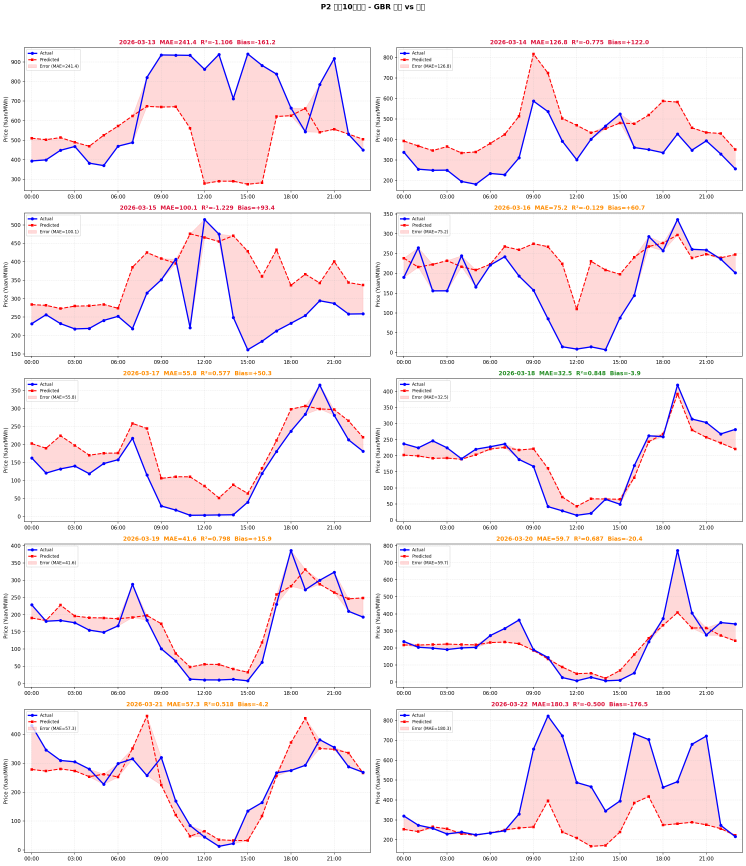
#> input picture power-data/backtest_last10d.png, 2984 x 3461 px (shown at 1/4 size)
$ python -i model_v2.py   (imports and definitions only)
#> lines starting #> are read from the running program, lines starting #| are printed output that depends on the picture
#!/usr/bin/env python3
# -*- coding: utf-8 -*-
"""
电价预测模型 V2.0 - 整合供需两端特征
"""

import sqlite3
import pandas as pd
import numpy as np
from datetime import datetime, timedelta
import matplotlib.pyplot as plt
import warnings
# [1 line not run here, left out]

from config import DB_PATH, OUTPUT_DIR

# [58 lines left out: function load_all_data, not called in this run]

def build_features(data):
    """构建综合特征"""
    print("\n=== 构建综合特征 ===")

    merged = data['price'].copy()
    merged = merged.merge(data['load'], on='trade_date', how='left')
    merged = merged.merge(data['gen_total'], on='trade_date', how='left')
    merged = merged.merge(data['gen_nonmarket'], on='trade_date', how='left')
    merged = merged.merge(data['renewable'], on='trade_date', how='left')
    merged = merged.merge(data['hydro'], on='trade_date', how='left')

    # 转换日期
    merged['date'] = pd.to_datetime(merged['trade_date'], format='%Y%m%d')

    # 时间特征
    merged['dayofweek'] = merged['date'].dt.dayofweek
    merged['day'] = merged['date'].dt.day
    merged['month'] = merged['date'].dt.month
    merged['is_weekend'] = merged['dayofweek'].isin([5, 6]).astype(int)

    # 计算火电出力 = 非市场化 - 新能源
    merged['thermal_output'] = merged['nonmarket_output'] - merged['total_renewable']
    merged['thermal_output'] = merged['thermal_output'].clip(lower=0)

    # 供需比
    merged['supply_demand_ratio'] = merged['total_output'] / merged['total_load']

    # 排序
    merged = merged.sort_values('date')

    # 滞后特征
    for lag in [1, 2, 3, 7]:
        merged[f'price_lag_{lag}'] = merged['price'].shift(lag)

    # 移动平均
    for w in [3, 7]:
        merged[f'price_ma_{w}'] = merged['price'].rolling(w, min_periods=1).mean()
        merged[f'price_std_{w}'] = merged['price'].rolling(w, min_periods=1).std()

    # 价格变化
    merged['price_change'] = merged['price'].diff()
    merged['price_change_pct'] = merged['price'].pct_change()

    # 去除缺失（保留至少7天数据）
    merged = merged.dropna()

    print(f"特征数据: {len(merged)} 条")
    print(f"日期范围: {merged['date'].min()} ~ {merged['date'].max()}")

    return merged

# [164 lines left out: functions train_and_evaluate, backtest, plot_backtest, main, not called in this run]

# [2 lines not run here, left out]

>>> import cv2
>>> picture = cv2.imread('../backtest_last10d.png', cv2.IMREAD_GRAYSCALE)
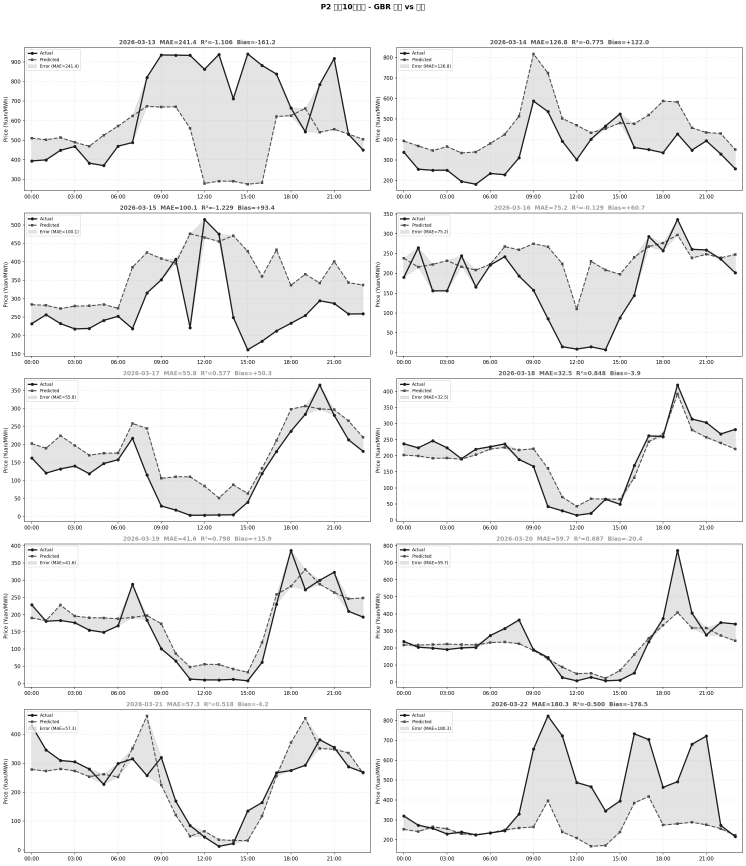
#> picture: shape (3461, 2984) (shown at 1/4 size); min 0, max 255, mean 243.5
#> (the run stopped early here; a loop or call above may not have finished)

$ run again, on power-data/p0_96period_feature_importance.png
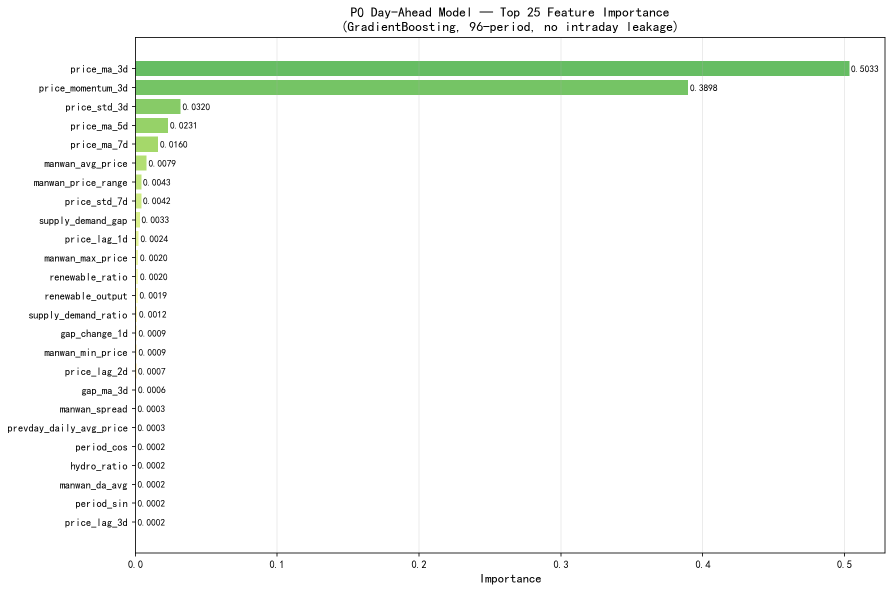
#> input picture power-data/p0_96period_feature_importance.png, 1785 x 1183 px (shown at 1/2 size)
#> `picture = cv2.imread('../backtest_last10d.png', cv2.IMREAD_GRAYSCALE)`:
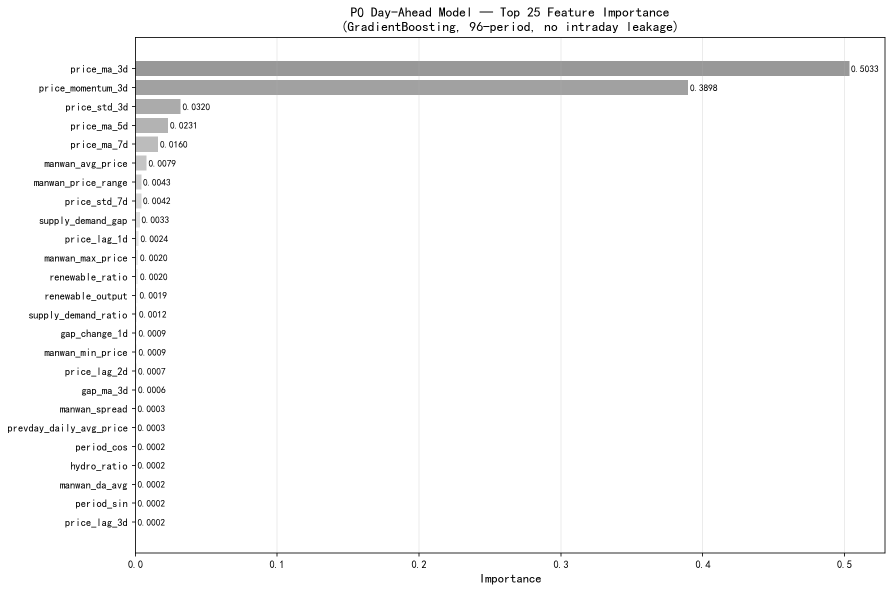
#> picture: shape (1183, 1785) (shown at 1/2 size); min 0, max 255, mean 247

$ run again, on power-data/p0_96period_march_7day.png
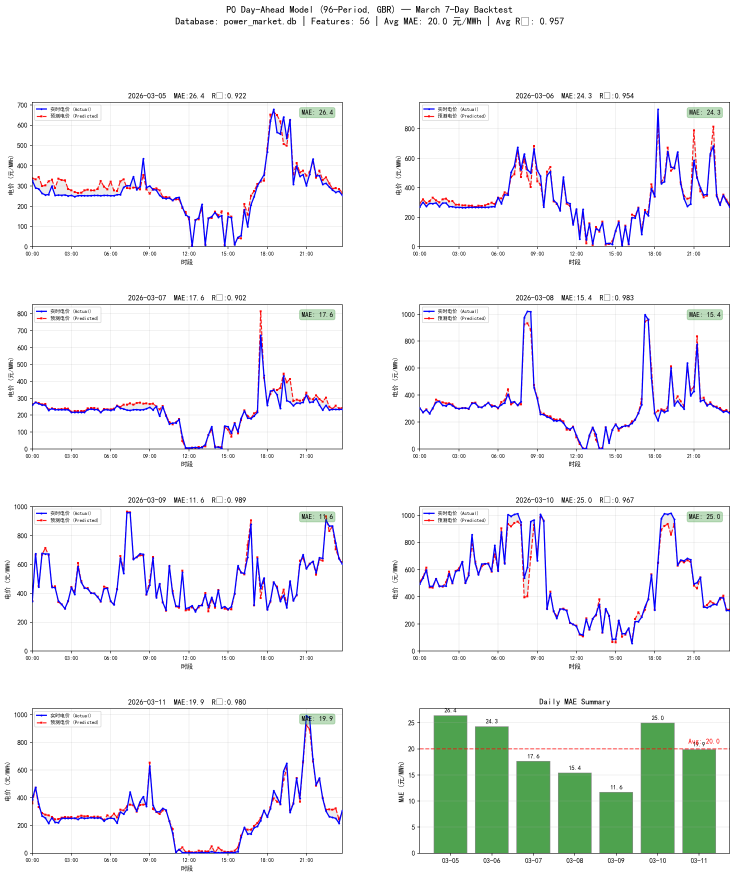
#> input picture power-data/p0_96period_march_7day.png, 2204 x 2629 px (shown at 1/3 size)
#> `picture = cv2.imread('../backtest_last10d.png', cv2.IMREAD_GRAYSCALE)`:
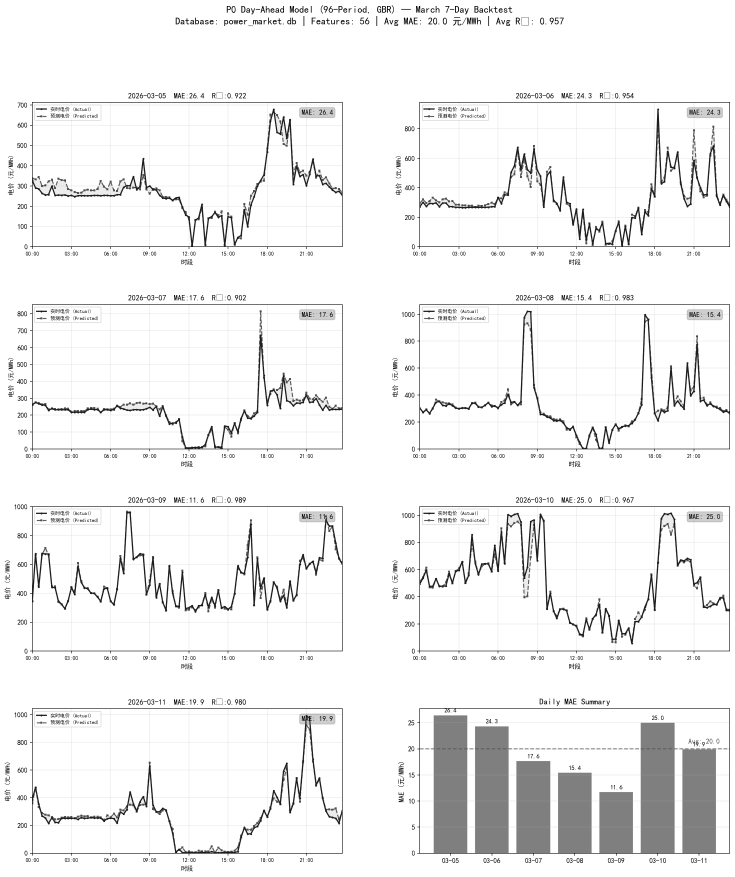
#> picture: shape (2629, 2204) (shown at 1/3 size); min 0, max 255, mean 241
